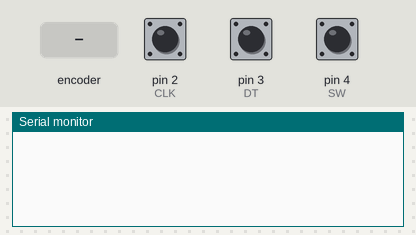
Recording of a sketch running on a simulated Arduino Uno, built with avr-gcc and run on an emulated ATmega328P. Parts: the last lines printed to the serial monitor. The test bench sets the inputs (shaded band); at power-on: pin 4 (SW) HIGH, pin 2 (CLK) HIGH, pin 3 (DT) HIGH.

Above: at 1.2 s.
1.3 s: rotary encoder on pin 2 (CLK) / pin 3 (DT) turned 1 step (first pin leading)
At 1.8 s:
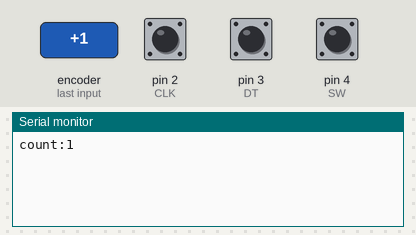
3.0 s: pin 4 (SW) pulled LOW for 0.15 s
At 3.6 s:
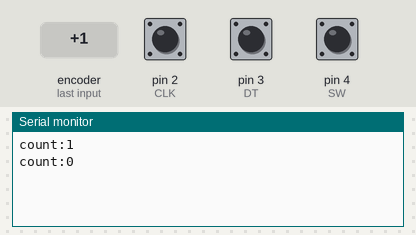
4.6 s: rotary encoder on pin 2 (CLK) / pin 3 (DT) turned 1 step (first pin leading)
At 5.5 s:
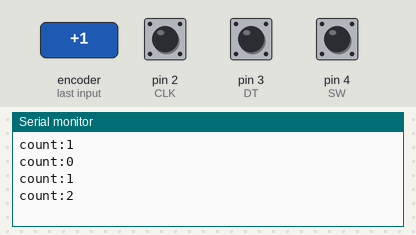
Timing chart, 0 to 7.6 s (numbered marks = the images above; inputs shaded):
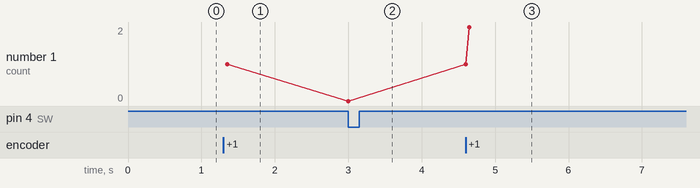

Measured:
- after the input at 1.3 s, the serial monitor: prints a new line after 0.05 s (image 1)
- after the input at 3.0 s, the serial monitor: prints a new line at once (image 2)
- after the input at 4.6 s, the serial monitor: prints a new line at once (image 3)
- plotted number 1: 1 → 0 after the input at 3.0 s, 0 → 2 after the input at 4.6 s

The sketch:

turn_SW.ino
```cpp
//
// http://www.cnblogs.com/conexpress/p/4984802.html
//
/*
  根据以上测试结果，每旋转一次触发的中断次数不一致，
  可能是硬件本身引起的，类似按钮抖动。多次测试之后，
  查看每次变化的最后一组值，顺时针旋转时CLK和DT的值不一致，
  逆时针旋转时CLK和DT的值一致。修改代码，顺时针时对计数值加1，
  逆时针时对计数值减1，按下按钮时计数值清零。
*/
//定义引脚连接
int CLK = 2;//CLK->D2
int DT = 3;//DT->D3
int SW = 4;//SW->D4
const int interrupt0 = 0;// Interrupt 0 在 pin 2 上
int count = 0;//计数值
int lastCLK = 0;//CLK历史值

void setup()
{
  pinMode(SW, INPUT);
  digitalWrite(SW, HIGH);
  pinMode(CLK, INPUT);
  pinMode(DT, INPUT);
  attachInterrupt(interrupt0, ClockChanged, CHANGE);//设置中断0的处理函数，电平变化触发
  Serial.begin(9600);
}

void loop()
{
  if (!digitalRead(SW) && count != 0) //读取到按钮按下并且计数值不为0时把计数器清零
  {
    count = 0;
    Serial.print("count:");
    Serial.println(count);
  }
}

//中断处理函数
void ClockChanged()
{
  int clkValue = digitalRead(CLK);//读取CLK引脚的电平
  int dtValue = digitalRead(DT);//读取DT引脚的电平
  if (lastCLK != clkValue)
  {
    lastCLK = clkValue;
    count += (clkValue != dtValue ? 1 : -1);//CLK和DT不一致时+1，否则-1
    Serial.print("count:");
    Serial.println(count);
  }
}
```
